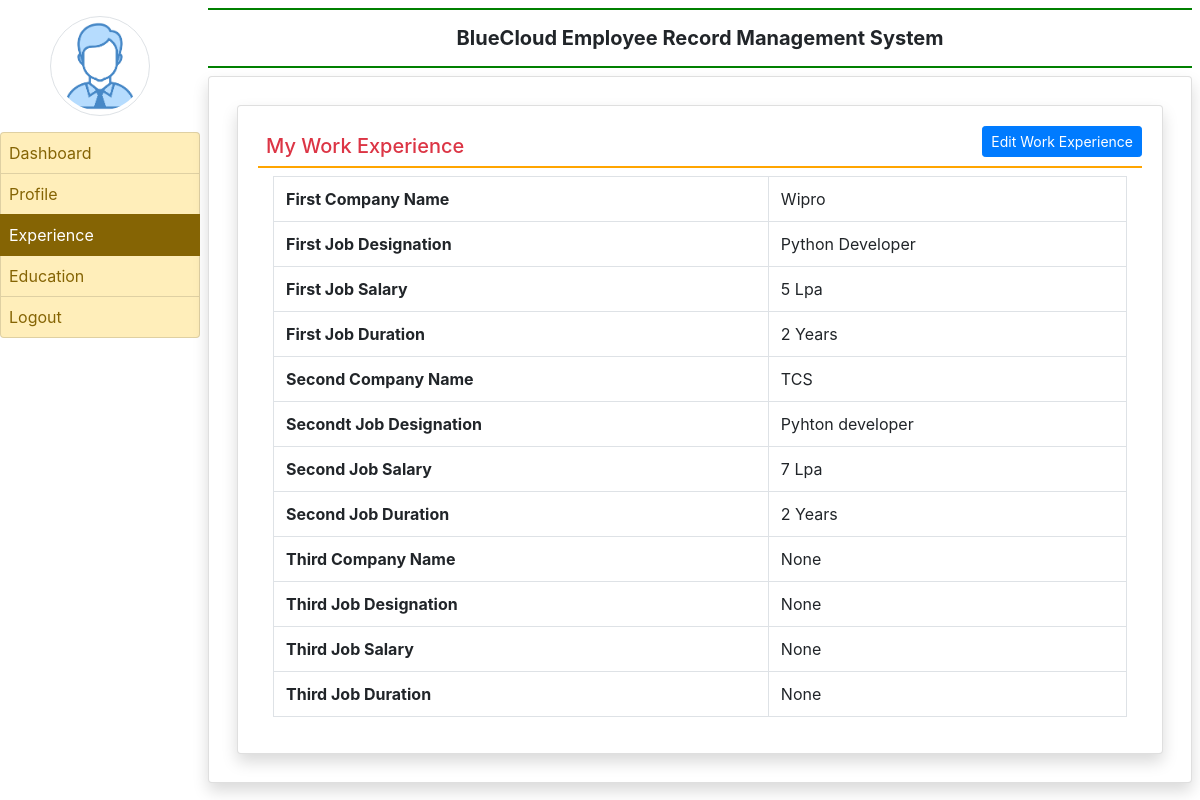
/my_experience/ (signed in), run on the app's committed database.
### myapp/models.py (models this page shows, shortened)
class EmployeeExperience(models.Model):
    user = models.ForeignKey(User,on_delete=models.CASCADE)
    company1name = models.CharField(max_length=100, null=True)
    company1desig= models.CharField(max_length=100, null=True)
    company1salary = models.CharField(max_length=100, null=True)
    company1duration = models.CharField(max_length=100, null=True)
    company2name = models.CharField(max_length=100, null=True)
    company2desig = models.CharField(max_length=100, null=True)
    company2salary = models.CharField(max_length=100, null=True)
    company2duration = models.CharField(max_length=100, null=True)
    company3name = models.CharField(max_length=100, null=True)
    company3desig = models.CharField(max_length=100, null=True)
    company3salary = models.CharField(max_length=100, null=True)
    company3duration= models.CharField(max_length=100, null=True)

### myapp/views.py (the view)
# urls.py: path('my_experience/', views.my_experience,name='my_experience'),
def my_experience(request):
    if not request.user.is_authenticated:
        return redirect('emp_login')
    user = request.user
    experience = EmployeeExperience.objects.get(user=user)
    return render(request,'my_experience.html',locals())

### myapp/templates/my_experience.html
{% extends 'emp_base.html' %}
{% block main %}
<div class="card shadow m-2">
    <div class="card-body">
        <a href="{% url 'edit_myexperience' %}" class="btn btn-primary float-right btn-sm">Edit Work Experience</a>
        <h5 class="p-2 text-danger" style="border-bottom: 2px solid orange;">My Work Experience</h5>
        <div class="container-fluid">
            <table class="table table-bordered">
                <tr>
                    <th>First Company Name</th>
                    <td>{{experience.company1name}}</td>
                </tr>
                <tr>
                    <th>First Job Designation</th>
                    <td>{{experience.company1desig}}</td>
                </tr>
                <tr>
                    <th>First Job Salary</th>
                    <td>{{experience.company1salary}}</td>
                </tr>
                <tr>
                    <th>First Job Duration</th>
                    <td>{{experience.company1duration}}</td>
                </tr>
                <tr>
                    <th>Second Company Name</th>
                    <td>{{experience.company2name}}</td>
                </tr>
                <tr>
                    <th>Secondt Job Designation</th>
                    <td>{{experience.company2desig}}</td>
                </tr>
                <tr>
                    <th>Second Job Salary</th>
                    <td>{{experience.company2salary}}</td>
                </tr>
                <tr>
                    <th>Second Job Duration</th>
                    <td>{{experience.company2duration}}</td>
                </tr>
                <tr>
                    <th>Third Company Name</th>
                    <td>{{experience.company3name}}</td>
                </tr>
                <tr>
                    <th>Third Job Designation</th>
                    <td>{{experience.company3desig}}</td>
                </tr>
                <tr>
                    <th>Third Job Salary</th>
                    <td>{{experience.company3salary}}</td>
                </tr>
                <tr>
                    <th>Third Job Duration</th>
                    <td>{{experience.company3duration}}</td>
                </tr>
            </table>
        </div>
    </div>
</div>
{% endblock %}

### data on the page
EmployeeExperience: company1name "Wipro", company1desig "Python Developer", company1salary "5 Lpa", company1duration "2 Years", company2name "TCS", company2desig "Pyhton developer", company2salary "7 Lpa", company2duration "2 Years", company3name "None", company3desig "None", company3salary "None", company3duration "None"
